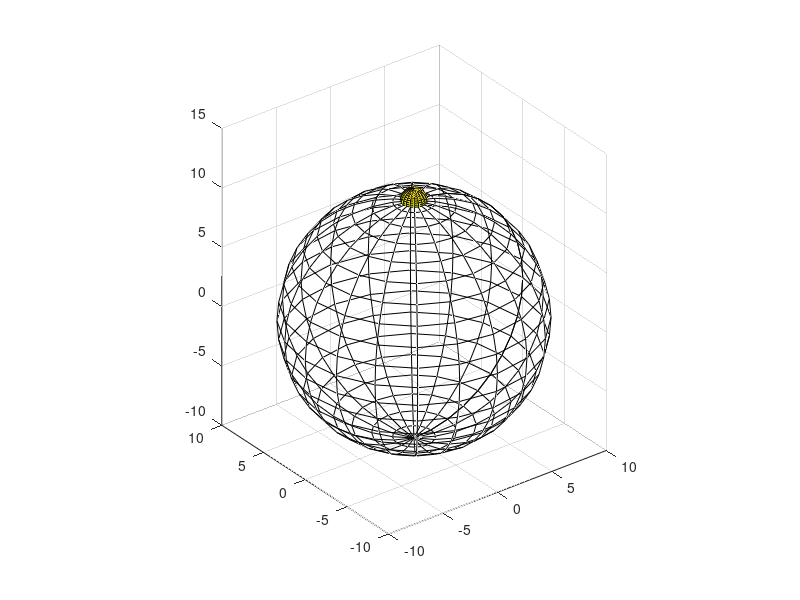

Reproduce this figure in MATLAB.
clc; clear; close all;
[xu,yu,zu]= sphere; % calculate unit sphere
% collector
ac = 10;
x=xu*ac; y=yu*ac; z=zu*ac;
% rough element on pole
asp = 1;
xa=xu*asp; ya=yu*asp; za=zu*asp+ac;
% remove half sphere of rough element
d = (xa.^2+ya.^2+za.^2).^0.5;
c= d<ac;
xa(c)=NaN;
ya(c)=NaN;
za(c)=NaN;
figure(1)
surf(x,y,z,'FaceColor','none')
hold on
surf(xa,ya,za)
axis image
